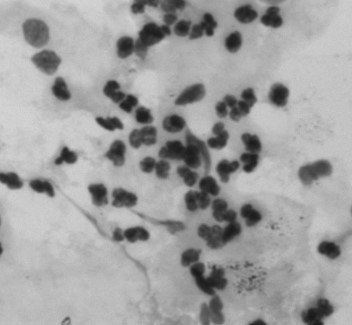
%> input picture Image Proccess/char_8_图像分割/pics/0084.jpg, 352 x 325 px
$ octave Untitled.m   (GNU Octave 9; MATLAB toolbox functions it lacks are replaced by stand-ins)
%> lines starting %> are read from the running program, lines starting %| are printed output that depends on the picture; in (x1, y1, x2, y2) boxes, pixels count from 0 and x2, y2 are one past the last pixel; in counts of white or black regions, pixels touching at a corner belong together; the program's own positions count from 1
clear aall;close all;
im = imread('./pics/0084.jpg');
%> im is the input picture: size 325x352x3 uint8; min 23, max 212, mean 159.7
im = rgb2gray(im)
%> im: size 325x352 uint8
subplot(2,3,1),imshow(im),title('原图');
h = ones(5,5)/25;
im = imfilter(im,h);
subplot(2,3,2),imhist(im),title('直方图');
im_bw = imbinarize(im,105/255);
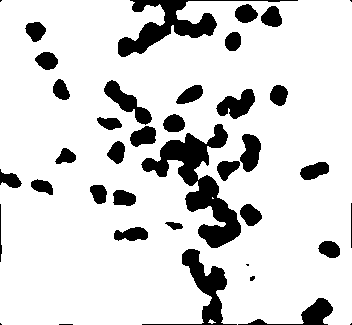
%> im_bw: size 325x352 logical; 84.9% white; 39 black regions (6 under 20 px), largest, box (x1, y1, x2, y2) and area: (141, 124, 241, 248) 3987, (118, 0, 298, 57) 2372, (142, 249, 237, 325) 1560
subplot(2,3,3),imshow(im_bw),title('基本全局阈值');

T = graythresh(im);
%> T = 0.514
im_bw = imbinarize(im,T);
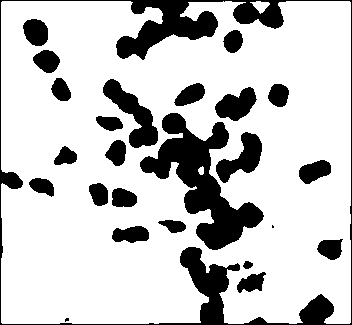
%> im_bw: size 325x352 logical; 78.7% white; 25 black regions (2 under 20 px), largest, box (x1, y1, x2, y2) and area: (0, 0, 352, 325) 8396, (140, 113, 264, 250) 6040, (103, 79, 158, 148) 1491
subplot(2,3,4);imshow(im_bw),title('OTSU');
%> after `title('OTSU')`:
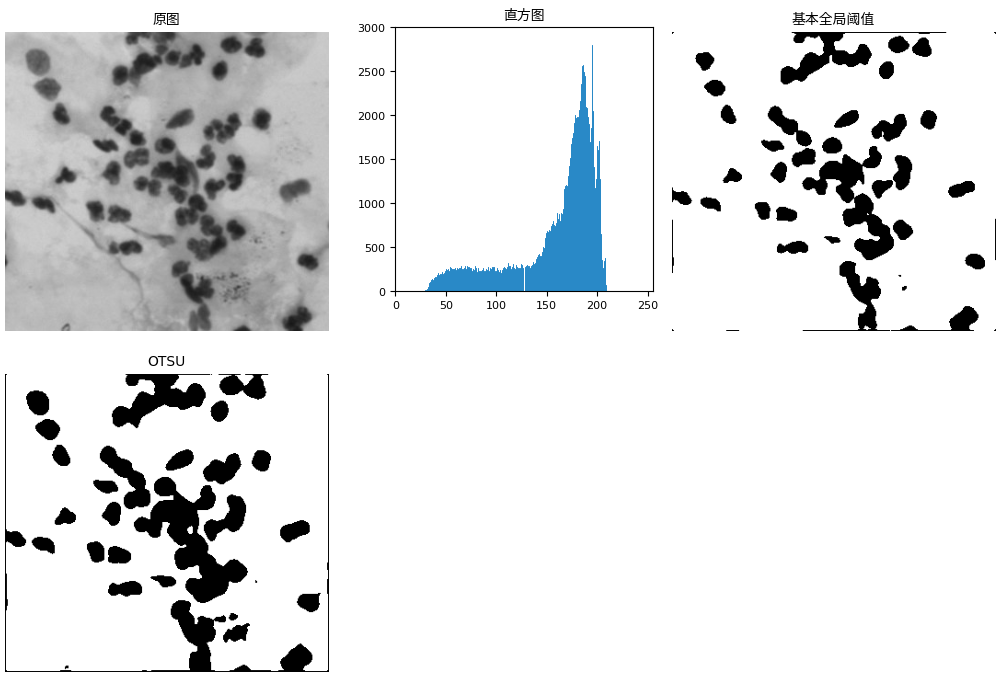
%> figure redrawn from the program's plot data, 4 panels

$ run again, with Image Proccess/char_8_图像分割/pics/road.jpg copied over Image Proccess/char_8_图像分割/pics/0084.jpg
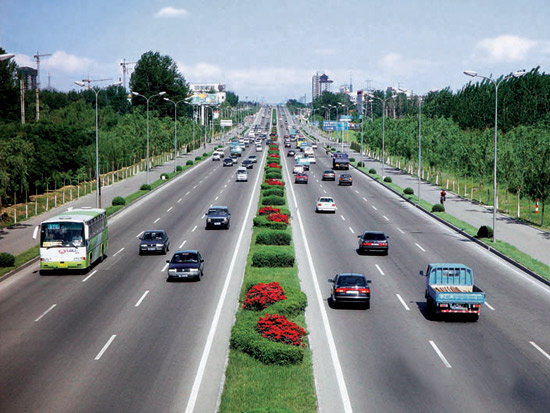
%> input picture Image Proccess/char_8_图像分割/pics/road.jpg, 550 x 413 px
%> im is the input picture: size 413x550x3 uint8; mean R, G, B 123.9, 133.6, 132.5
%> `im_bw = imbinarize(im,105/255);`:
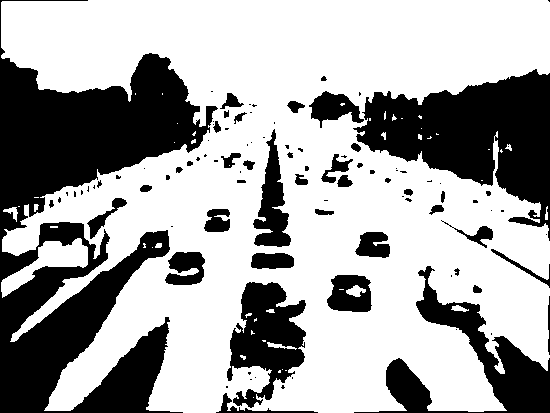
%> im_bw: size 413x550 logical; 65.2% white; 99 black regions (55 under 20 px), largest, box (x1, y1, x2, y2) and area: (0, 0, 218, 413) 38776, (353, 69, 550, 241) 16422, (354, 266, 550, 413) 7375
%> T = 0.537
%> `title('OTSU')`:
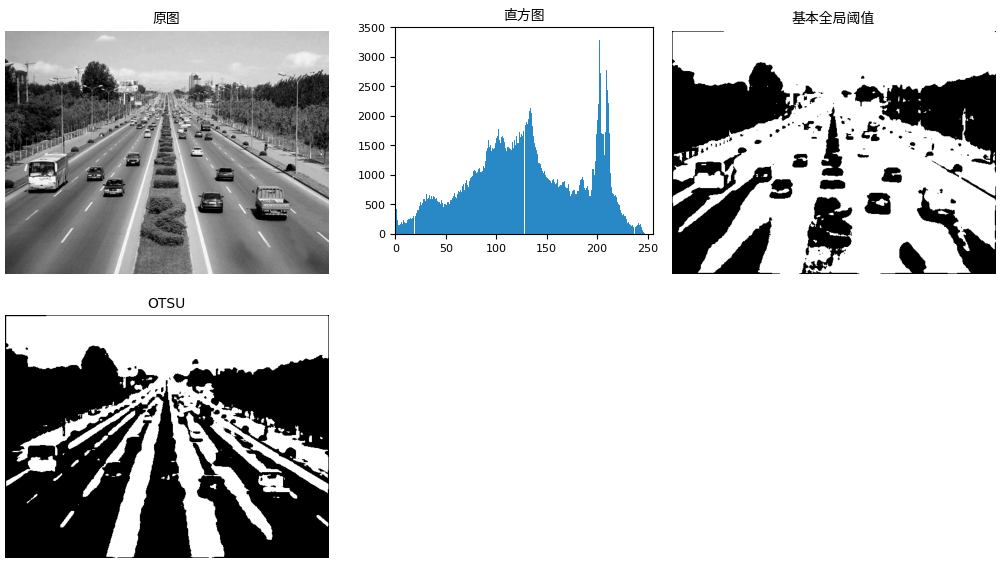
%> figure redrawn from the program's plot data, 4 panels
